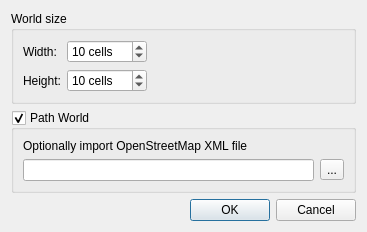
<?xml version="1.0" encoding="UTF-8"?>
<ui version="4.0">
 <class>NewWorldDialog</class>
 <widget class="QDialog" name="NewWorldDialog">
  <property name="geometry">
   <rect>
    <x>0</x>
    <y>0</y>
    <width>367</width>
    <height>215</height>
   </rect>
  </property>
  <property name="windowTitle">
   <string>New World</string>
  </property>
  <layout class="QGridLayout" name="gridLayout_2">
   <item row="1" column="0">
    <widget class="QGroupBox" name="pathWorldGB">
     <property name="title">
      <string>Path World</string>
     </property>
     <property name="checkable">
      <bool>true</bool>
     </property>
     <layout class="QGridLayout" name="gridLayout_3">
      <item row="1" column="0">
       <widget class="QLineEdit" name="osmEdit"/>
      </item>
      <item row="1" column="1">
       <widget class="QToolButton" name="osmBrowse">
        <property name="text">
         <string>...</string>
        </property>
       </widget>
      </item>
      <item row="0" column="0">
       <widget class="QLabel" name="label_3">
        <property name="text">
         <string>Optionally import OpenStreetMap XML file</string>
        </property>
       </widget>
      </item>
     </layout>
    </widget>
   </item>
   <item row="0" column="0">
    <widget class="QGroupBox" name="groupBox">
     <property name="title">
      <string>World size</string>
     </property>
     <layout class="QGridLayout" name="gridLayout">
      <item row="0" column="0">
       <widget class="QLabel" name="label">
        <property name="text">
         <string>Width:</string>
        </property>
       </widget>
      </item>
      <item row="0" column="1">
       <widget class="QSpinBox" name="widthSpinBox">
        <property name="minimumSize">
         <size>
          <width>80</width>
          <height>0</height>
         </size>
        </property>
        <property name="suffix">
         <string> cells</string>
        </property>
        <property name="minimum">
         <number>1</number>
        </property>
        <property name="maximum">
         <number>100</number>
        </property>
        <property name="value">
         <number>10</number>
        </property>
       </widget>
      </item>
      <item row="1" column="0">
       <widget class="QLabel" name="label_2">
        <property name="text">
         <string>Height:</string>
        </property>
       </widget>
      </item>
      <item row="1" column="1">
       <widget class="QSpinBox" name="heightSpinBox">
        <property name="minimumSize">
         <size>
          <width>80</width>
          <height>0</height>
         </size>
        </property>
        <property name="suffix">
         <string> cells</string>
        </property>
        <property name="minimum">
         <number>1</number>
        </property>
        <property name="maximum">
         <number>100</number>
        </property>
        <property name="value">
         <number>10</number>
        </property>
       </widget>
      </item>
      <item row="1" column="2">
       <spacer name="horizontalSpacer">
        <property name="orientation">
         <enum>Qt::Horizontal</enum>
        </property>
        <property name="sizeHint" stdset="0">
         <size>
          <width>40</width>
          <height>20</height>
         </size>
        </property>
       </spacer>
      </item>
     </layout>
    </widget>
   </item>
   <item row="2" column="0">
    <spacer name="verticalSpacer">
     <property name="orientation">
      <enum>Qt::Vertical</enum>
     </property>
     <property name="sizeHint" stdset="0">
      <size>
       <width>20</width>
       <height>40</height>
      </size>
     </property>
    </spacer>
   </item>
   <item row="3" column="0">
    <widget class="QDialogButtonBox" name="buttonBox">
     <property name="orientation">
      <enum>Qt::Horizontal</enum>
     </property>
     <property name="standardButtons">
      <set>QDialogButtonBox::Cancel|QDialogButtonBox::Ok</set>
     </property>
    </widget>
   </item>
  </layout>
 </widget>
 <resources/>
 <connections>
  <connection>
   <sender>buttonBox</sender>
   <signal>accepted()</signal>
   <receiver>NewWorldDialog</receiver>
   <slot>accept()</slot>
   <hints>
    <hint type="sourcelabel">
     <x>248</x>
     <y>254</y>
    </hint>
    <hint type="destinationlabel">
     <x>157</x>
     <y>274</y>
    </hint>
   </hints>
  </connection>
  <connection>
   <sender>buttonBox</sender>
   <signal>rejected()</signal>
   <receiver>NewWorldDialog</receiver>
   <slot>reject()</slot>
   <hints>
    <hint type="sourcelabel">
     <x>316</x>
     <y>260</y>
    </hint>
    <hint type="destinationlabel">
     <x>286</x>
     <y>274</y>
    </hint>
   </hints>
  </connection>
 </connections>
</ui>
